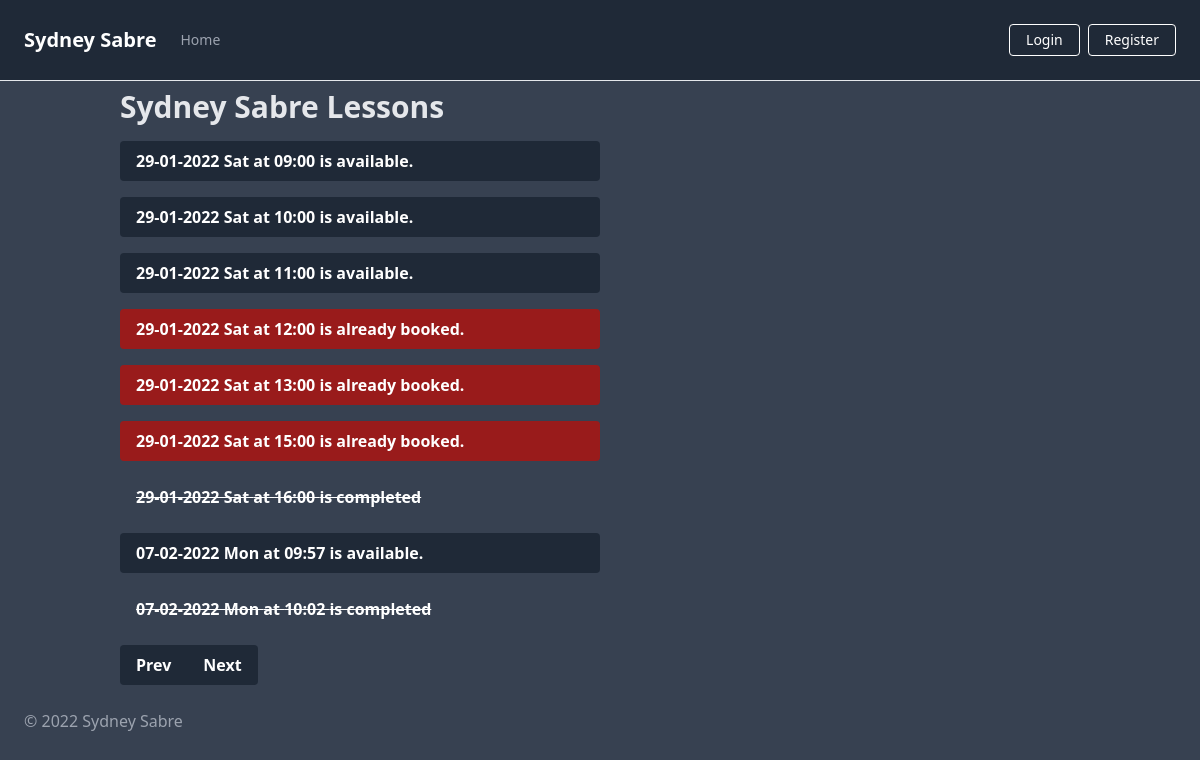
/index, run on the app's committed database.
### app/models.py (models this page shows, shortened)
class Slot(db.Model):
    __tablename__ = "slots"
    id = db.Column(db.Integer, primary_key=True)
    date = db.Column(db.Date, nullable=False)
    time = db.Column(db.Time, nullable=False)
    name = db.Column(db.String(250), nullable=True)
    comment = db.Column(db.String(500), nullable=True)
    paid = db.Column(db.Boolean, default=False, nullable=True)
    completed = db.Column(db.Boolean, default=False, nullable=True)
    user_id = db.Column(db.Integer, db.ForeignKey('users.id'))

### app/routes.py (the view)
@app.route('/', methods=['GET'])
@app.route('/index', methods=['GET'])
def index():
    range = 14
    today_date = datetime.date.today()
    today_plus_range = today_date + datetime.timedelta(days=range)
    today_minus_range = today_date - datetime.timedelta(days=range)
    slots = Slot.query.filter(and_(Slot.date <= today_plus_range, Slot.date >= today_minus_range)) #Show slots on current date +/- range days.
    slots_by_time = sorted(slots, key=lambda slot: slot.time)
    slots_by_timedate = sorted(slots_by_time, key=lambda slot: slot.date)
    return render_template('index.html', all_slots=slots_by_timedate, today=today_date, next_date=today_plus_range, prev_date=today_minus_range)

### app/templates/index.html
{% extends "base.html" %}
{% block title %}
Sydney Sabre Lessons
{% endblock %}
{% block content %}
    <div class="container">
        <h1 class="text-gray-200 my-2 text-3xl font-bold">{{ self.title() }}</h1>
        {% for slot in all_slots%}
        <div class="flex mr-auto my-4 w-full md:w-3/4 lg:w-1/2">
            {% if current_user.is_admin: %}
                <div class="flex grow">
                    {% if slot.completed == True: %}
                    <a class="grow bg-gray-400 line-through text-white font-bold py-2 px-4 rounded"
                    {% elif slot.name == None: %}
                    <a class="grow bg-gray-800 hover:bg-gray-400 text-white font-bold py-2 px-4 rounded"
                    {% elif slot.paid == True: %}
                    <a class="grow bg-green-800 hover:bg-green-400 text-white font-bold py-2 px-4 rounded"
                    {% else %}
                    <a class="grow bg-red-800 hover:bg-red-400 text-white font-bold py-2 px-4 rounded"
                    {% endif %}
                        href="{{ url_for('book_slot', slot_id=slot.id) }}">
                        {{ slot.date.strftime('%d-%m-%Y %a') }} at {{ slot.time.strftime('%H:%M') }} booked for {{ slot.name }}
                    </a>
                </div>
            <div class="flex">
                <a class="bg-red-400 hover:bg-red-200 text-white font-bold mx-2 px-3 py-2 rounded"
                    href="{{url_for('delete_slot', slot_id=slot.id) }}">
                    ✘
                </a>
            </div>
            <div class="flex">
                <a class="bg-green-400 hover:bg-green-200 text-white font-bold mx-2 px-3 py-2 rounded"
                    href="{{url_for('toggle_complete_slot', slot_id=slot.id) }}">
                    ✓
                </a>
            </div>
            {% else %}
                {% if slot.completed == True: %}
                <div class="flex grow">
                    <p class="grow bg-gray-400 text-white line-through font-bold py-2 px-4 rounded">
                        {{ slot.date.strftime('%d-%m-%Y %a') }} at {{ slot.time.strftime('%H:%M') }} is completed
                    </p>
                </div>
                {% elif slot.name == None: %}
                <div class="flex grow">
                    <a class="grow bg-gray-800 hover:bg-gray-400 text-white font-bold py-2 px-4 rounded"
                        href="{{ url_for('book_slot', slot_id=slot.id) }}">
                        {{ slot.date.strftime('%d-%m-%Y %a') }} at {{ slot.time.strftime('%H:%M') }} is available.
                    </a>
                </div>
                {% elif slot.paid == True: %}
                <div class="flex grow">
                    <p class="grow bg-green-600 text-white font-bold py-2 px-4 rounded">
                        {{ slot.date.strftime('%d-%m-%Y %a') }} at {{ slot.time.strftime('%H:%M') }} is booked and paid.
                    </p>
                </div>
                {% else %}
                <div class="flex grow">
                    <p class="grow bg-red-800 text-white font-bold py-2 px-4 rounded">
                        {{ slot.date.strftime('%d-%m-%Y %a') }} at {{ slot.time.strftime('%H:%M') }} is already booked.
                    </p>
                </div>
                {% endif %}
            {% endif %}
        </div>
        {% endfor%}
        <div class="inline-flex">
            <a class="bg-gray-800 hover:bg-gray-400 text-white font-bold py-2 px-4 rounded-l" href="{{url_for('show_date', date=prev_date)}}">
              Prev
            </a>
            <a class="bg-gray-800 hover:bg-gray-400 text-white font-bold py-2 px-4 rounded-r" href="{{url_for('show_date', date=next_date)}}">
              Next
            </a>
          </div>
    </div>
{% endblock %}

### app/static/css/main.css (style rules this page uses)
html { line-height: 1.5; -webkit-text-size-adjust: 100%; -moz-tab-size: 4; -o-tab-size: 4; tab-size: 4; font-family: ui-sans-serif, system-ui, -apple-system, BlinkMacSystemFont, "Segoe UI", Roboto, "Helvetica Neue", Arial, "Noto Sans", sans-serif, "Apple Color Emoji", "Segoe UI Emoji", "Segoe UI Symbol", "Noto Color Emoji"; }
body { margin: 0; line-height: inherit; }
h1, h2, h3, h4, h5, h6 { font-size: inherit; font-weight: inherit; }
a { color: inherit; text-decoration: inherit; }
blockquote, dl, dd, h1, h2, h3, h4, h5, h6, hr, figure, p, pre { margin: 0; }
.container { width: 100%; margin-right: auto; margin-left: auto; padding-right: 2rem; padding-left: 2rem; }
@media (min-width: 640px) { .container { max-width: 640px; } }
@media (min-width: 768px) { .container { max-width: 768px; } }
@media (min-width: 1024px) { .container { max-width: 1024px; } }
.my-2 { margin-top: 0.5rem; margin-bottom: 0.5rem; }
.my-4 { margin-top: 1rem; margin-bottom: 1rem; }
.mr-auto { margin-right: auto; }
.flex { display: flex; }
.inline-flex { display: inline-flex; }
.w-full { width: 100%; }
.grow { flex-grow: 1; }
.rounded { border-radius: 0.25rem; }
.rounded-l { border-top-left-radius: 0.25rem; border-bottom-left-radius: 0.25rem; }
.rounded-r { border-top-right-radius: 0.25rem; border-bottom-right-radius: 0.25rem; }
.bg-gray-700 { --tw-bg-opacity: 1; background-color: rgb(55 65 81 / var(--tw-bg-opacity)); }
.bg-gray-800 { --tw-bg-opacity: 1; background-color: rgb(31 41 55 / var(--tw-bg-opacity)); }
.bg-red-800 { --tw-bg-opacity: 1; background-color: rgb(153 27 27 / var(--tw-bg-opacity)); }
.px-4 { padding-left: 1rem; padding-right: 1rem; }
.py-2 { padding-top: 0.5rem; padding-bottom: 0.5rem; }
.text-3xl { font-size: 1.875rem; line-height: 2.25rem; }
.font-bold { font-weight: 700; }
.text-white { --tw-text-opacity: 1; color: rgb(255 255 255 / var(--tw-text-opacity)); }
.text-gray-200 { --tw-text-opacity: 1; color: rgb(229 231 235 / var(--tw-text-opacity)); }
.line-through { -webkit-text-decoration-line: line-through; text-decoration-line: line-through; }
@media (min-width: 768px) { .md\:w-3\/4 { width: 75%; } }
@media (min-width: 1024px) { .lg\:w-1\/2 { width: 50%; } }

### data on the page
Slot: date "29-01-2022 Sat", time "09:00"
Slot: date "29-01-2022 Sat", time "10:00"
Slot: date "29-01-2022 Sat", time "11:00"
Slot: date "29-01-2022 Sat", time "12:00"
Slot: date "29-01-2022 Sat", time "13:00"
Slot: date "29-01-2022 Sat", time "15:00"
Slot: date "29-01-2022 Sat", time "16:00"
Slot: date "07-02-2022 Mon", time "09:57"
Slot: date "07-02-2022 Mon", time "10:02"
